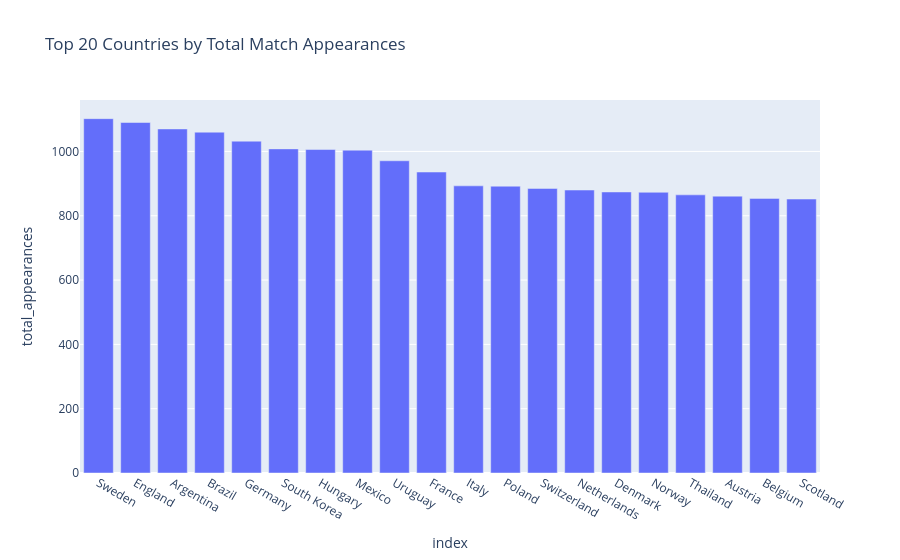

Notebook cell for this chart:
### Code cell
# Top 20 Countries by Total Match Appearances
top20 = country_participation.head(20).reset_index()
print(top20.columns)
fig = px.bar(
    top20,
    x='index',
    y='total_appearances',
    title='Top 20 Countries by Total Match Appearances'
)
fig.show()

### Figure 1 — Plotly figure (JSON) as saved in the notebook; plotly's stock layout.template omitted (floating-point values rounded to 4 significant figures)
{"data": [{"alignmentgroup": "True", "hovertemplate": "index=%{x}<br>total_appearances=%{y}<extra></extra>", "legendgroup": "", "marker": {"color": "#636efa", "pattern": {"shape": ""}}, "name": "", "offsetgroup": "", "orientation": "v", "showlegend": false, "textposition": "auto", "type": "bar", "x": ["Sweden", "England", "Argentina", "Brazil", "Germany", "South Korea", "Hungary", "Mexico", "Uruguay", "France", "Italy", "Poland", "Switzerland", "Netherlands", "Denmark", "Norway", "Thailand", "Austria", "Belgium", "Scotland"], "xaxis": "x", "y": [1102, 1090, 1070, 1060, 1032, 1008, 1006, 1004, 971, 936, 893, 892, 885, 880, 874, 873, 865, 861, 854, 852], "yaxis": "y"}], "layout": {"barmode": "relative", "legend": {"tracegroupgap": 0}, "title": {"text": "Top 20 Countries by Total Match Appearances"}, "xaxis": {"anchor": "y", "domain": [0, 1], "title": {"text": "index"}}, "yaxis": {"anchor": "x", "domain": [0, 1], "title": {"text": "total_appearances"}}}}
